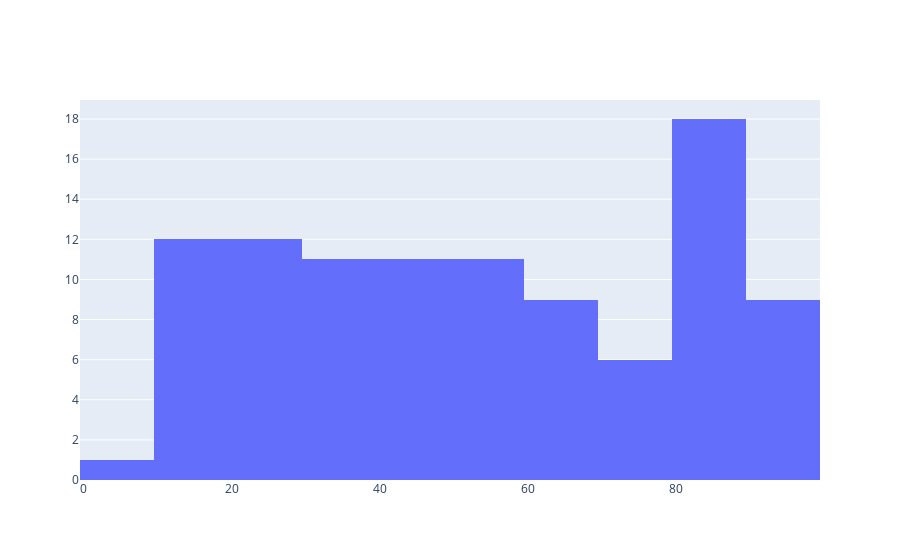

Notebook source saved alongside this figure:
### Markdown cell above
# Plotly
# Histogram

### Code cell
import plotly.graph_objs as go
import plotly.offline as pyo
import numpy as np
num=np.random.randint(1,100,100)
trace=go.Histogram(x=num)
go.Figure(trace)

### Figure 1 — Plotly figure (JSON) as saved in the notebook; plotly's stock layout.template omitted (floating-point values rounded to 4 significant figures)
{"data": [{"type": "histogram", "x": [80, 45, 85, 84, 73, 95, 58, 95, 16, 13, 50, 41, 89, 56, 37, 29, 25, 38, 29, 25, 70, 17, 33, 36, 69, 31, 61, 18, 69, 60, 24, 49, 16, 9, 75, 20, 47, 58, 96, 16, 86, 83, 93, 77, 88, 68, 92, 87, 88, 50, 88, 50, 14, 62, 82, 48, 93, 83, 33, 18, 10, 26, 95, 31, 28, 54, 45, 89, 23, 46, 81, 51, 45, 52, 87, 18, 23, 16, 31, 14, 82, 35, 20, 45, 44, 69, 59, 43, 93, 36, 65, 31, 22, 89, 62, 94, 53, 78, 74, 80]}], "layout": {"autosize": true, "xaxis": {"autorange": true, "range": [-0.5, 99.5], "type": "linear"}, "yaxis": {"autorange": true, "range": [0, 18.95]}}}
